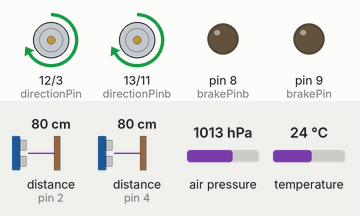
The sketch below on a simulated Arduino Uno, built with avr-gcc and run on an emulated ATmega328P. On the bench: direction and speed pins drawn as motors (green arrow = direction pin HIGH = forward, orange = LOW = backward, longer = more drive), output pins drawn as LEDs (lit = HIGH). Dashed ring = blinking. The test bench sets the inputs (shaded band); at power-on: distance to the obstacle (sensors on pin 2, pin 4) 80 cm, air pressure 1013 hPa, temperature 24 °C. The echo pulse lasts 58.3 µs per cm.

Above: at 1.8 s.
1.9 s: distance to the obstacle (sensor on pin 2) set to 34 cm
3.4 s: distance to the obstacle (sensor on pin 2) set to 27 cm
At 4.66 s:
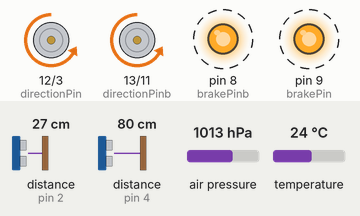
7.6 s: distance to the obstacle (sensor on pin 4) set to 2 cm
15.3 s: distance to the obstacle (sensor on pin 2) set to 2 cm
At 16.6 s:
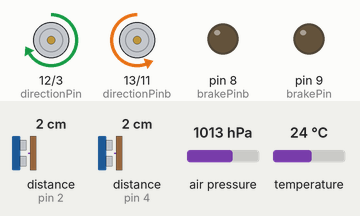
18.8 s: distance to the obstacle (sensor on pin 2) set to 4 cm
At 21.5 s:
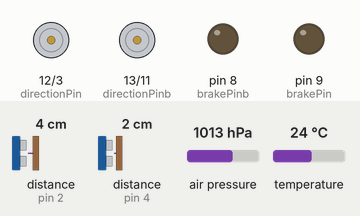
Timing chart, 0 to 24.0 s (numbered marks = the images above; inputs shaded):
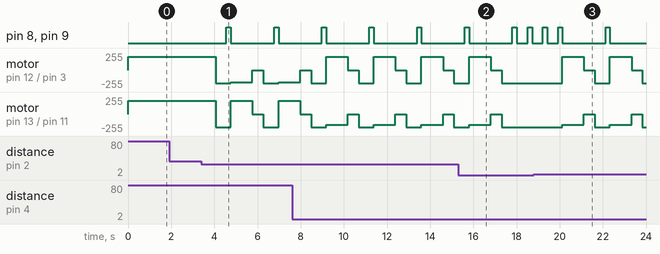

Measured:
- the behaviour switches between 31 and 30 cm on distance to the obstacle (sensor on pin 2) (found by bisection; images 0 and 1)
- after the input at 1.9 s, every drawn part: stays the same
- after the input at 3.4 s, pin 8 (brakePinb), pin 9 (brakePin): alternates HIGH for 0.20 s and LOW for 2.0 s, starting after 1.2 s
- after the input at 15.3 s, motor on pin 12 (directionPin) / pin 3 (pwmPin), motor on pin 13 (directionPinb) / pin 11 (pwmPinb): goes on until 17.3 s, then stays backward 200/255

The sketch:

MainCode.ino
```cpp
#include <DHT.h>
#include <Ultrasonic.h>
#include <Adafruit_Sensor.h>//INCLUSÃO DE BIBLIOTECA
#include <Adafruit_BMP280.h>
#include <SoftwareSerial.h>
Adafruit_BMP280 bmp;
SoftwareSerial mySerial(0, 1);
String temperatura, pressao, altitude,hum;
#define echoPin 2
#define echoPinb 4  // attach pin D2 Arduino to pin Echo of HC-SR04
#define trigPin 5   //attach pin D3 Arduino to pin Trig of HC-SR04
#define trigPinb 6
#define DHTPIN 10  // what pin we're connected to
#define DHTTYPE DHT22  // DHT 22  (AM2302)
DHT dht(DHTPIN, DHTTYPE);  //// Initialize DHT sensor for normal 16mhz Arduino
Ultrasonic ultrasonic1(trigPin, echoPin);
Ultrasonic ultrasonic2(trigPinb, echoPinb);
extern void motorDC(float distance, float distanceb);
extern void PMB_208();
extern String dht22();

// defines variables
// variable for the duration of sound wave travel
int directionPin = 12;
int pwmPin = 3;
int brakePin = 9;
//uncomment if using channel B, and remove above definitions
int directionPinb = 13;
int pwmPinb = 11;
int brakePinb = 8;
bool directionState;
int chk;

 //Stores humidity value

float temp;  //Stores temperature value


void setup() {
  // Sets the echoPin as an INPUT
  pinMode(directionPin, OUTPUT);
  pinMode(pwmPin, OUTPUT);
  pinMode(brakePin, OUTPUT);
  pinMode(directionPinb, OUTPUT);
  pinMode(pwmPinb, OUTPUT);
  pinMode(brakePinb, OUTPUT);
  Serial.begin(9600);  // // Serial Communication is starting with 9600 of baudrate speed
  dht.begin();
  while (!Serial) {
    ;  // wait for serial port to connect. Needed for native USB port only
  }

  mySerial.begin(9600);
  if(!bmp.begin(0x76)){ //SE O SENSOR NÃO FOR INICIALIZADO NO ENDEREÇO I2C 0x76, FAZ
    Serial.println(F("Sensor BMP280 não foi identificado! Verifique as conexões.")); //IMPRIME O TEXTO NO MONITOR SERIAL
    while(1); //SEMPRE ENTRE NO LOOP
}

}
void loop() {
  float distance = ultrasonic1.Ranging(CM);
  float distanceb = ultrasonic2.Ranging(CM);
  // Serial.println(distance);
  // Serial.println(distanceb);
  motorDC(distance, distanceb);

  PMB_208();

}
```

Humidity_Sensor.ino
```cpp
//Libraries
String dht22();
#include <DHT.h>
String dht22(){
  delay(2000);
  //Read data and store it to variables hum and temp
  hum = String(dht.readHumidity());
  //Print temp and humidity values to serial monitor

  return hum;
  delay(1000);  //Delay 2 sec.
}
```

Readings_of_sensor_passage_to_Raspberry.ino
```cpp
#include <Adafruit_Sensor.h>//INCLUSÃO DE BIBLIOTECA
#include <Adafruit_BMP280.h> //INCLUSÃO DE BIBLIOTECA
void PMB_208();
 //OBJETO DO TIPO Adafruit_BMP280 (I2C)


void PMB_208(){
  temperatura = String(bmp.readTemperature());
 pressao = String(bmp.readPressure());
 altitude = String(bmp.readAltitude(1026),0);
                                           //INTERVALO DE 2 SEGUNDOS
  if (Serial.available()) {
    char a = Serial.read();
    if (a == 't') {
      Serial.println("Temperatura:" + temperatura + " ºC Pressao: "+ pressao + " Pa, Altitude: " + altitude + "m");


      }

}}
```

motorDC.ino
```cpp
#include <Ultrasonic.h>
void motorDC(float distance, float distanceb);
int p = 30;  //distância limite

void motorDC(float distance, float distanceb) {

  if (distance > p && distanceb > p) {
    moveForward();
  } else  {
    moveBackBrake();

    if (distance < distanceb) {
      moveLeft();
    } else if (distance > distanceb) {
      moveRight();
    }
  }
}
// Robo anda para a direita
void moveRight() {
 // Serial.println("Direita");
  digitalWrite(brakePin, LOW);
  digitalWrite(brakePinb, LOW);
  digitalWrite(directionPin, HIGH);
  digitalWrite(directionPinb, LOW);
  analogWrite(pwmPin, 200);
  analogWrite(pwmPinb, 160);
  delay(1000);
  analogWrite(pwmPin, 0);
  analogWrite(pwmPinb, 0);
  delay(500);
 // Serial.println("Acaba de virar para a direita:");
}
//Robo anda para a esquerda
void moveLeft() {
//  Serial.println("Esquerda");
  digitalWrite(brakePin, LOW);
  digitalWrite(brakePinb, LOW);
  digitalWrite(directionPin, LOW);
  digitalWrite(directionPinb, HIGH);
  analogWrite(pwmPin, 180);
  analogWrite(pwmPinb, 200);
  delay(1000);
  analogWrite(pwmPin, 0);
  analogWrite(pwmPinb, 0);
  delay(500);
  //Serial.println("Acaba de virar para a esquerda:");
}
//robo anda para a frente
void moveForward() {
//  Serial.println("Anda para a frente");
  digitalWrite(brakePin, LOW);
  digitalWrite(brakePinb, LOW);
  digitalWrite(directionPin, HIGH);
  digitalWrite(directionPinb, HIGH);
  analogWrite(pwmPin, 200);
  analogWrite(pwmPinb, 200);
  delay(1000);
}
//Robo anda para trás e pára
void moveBackBrake() {
  //Serial.println("Too close");
  digitalWrite(brakePin, LOW);
  digitalWrite(brakePinb, LOW);
  digitalWrite(directionPin, LOW);
  digitalWrite(directionPinb, LOW);
  analogWrite(pwmPin, 200);
  analogWrite(pwmPinb, 200);
  delay(500);
  digitalWrite(brakePin, HIGH);
  digitalWrite(brakePinb, HIGH);
  delay(200);
  //Serial.println("Acaba de andar para tras:");
}
```
